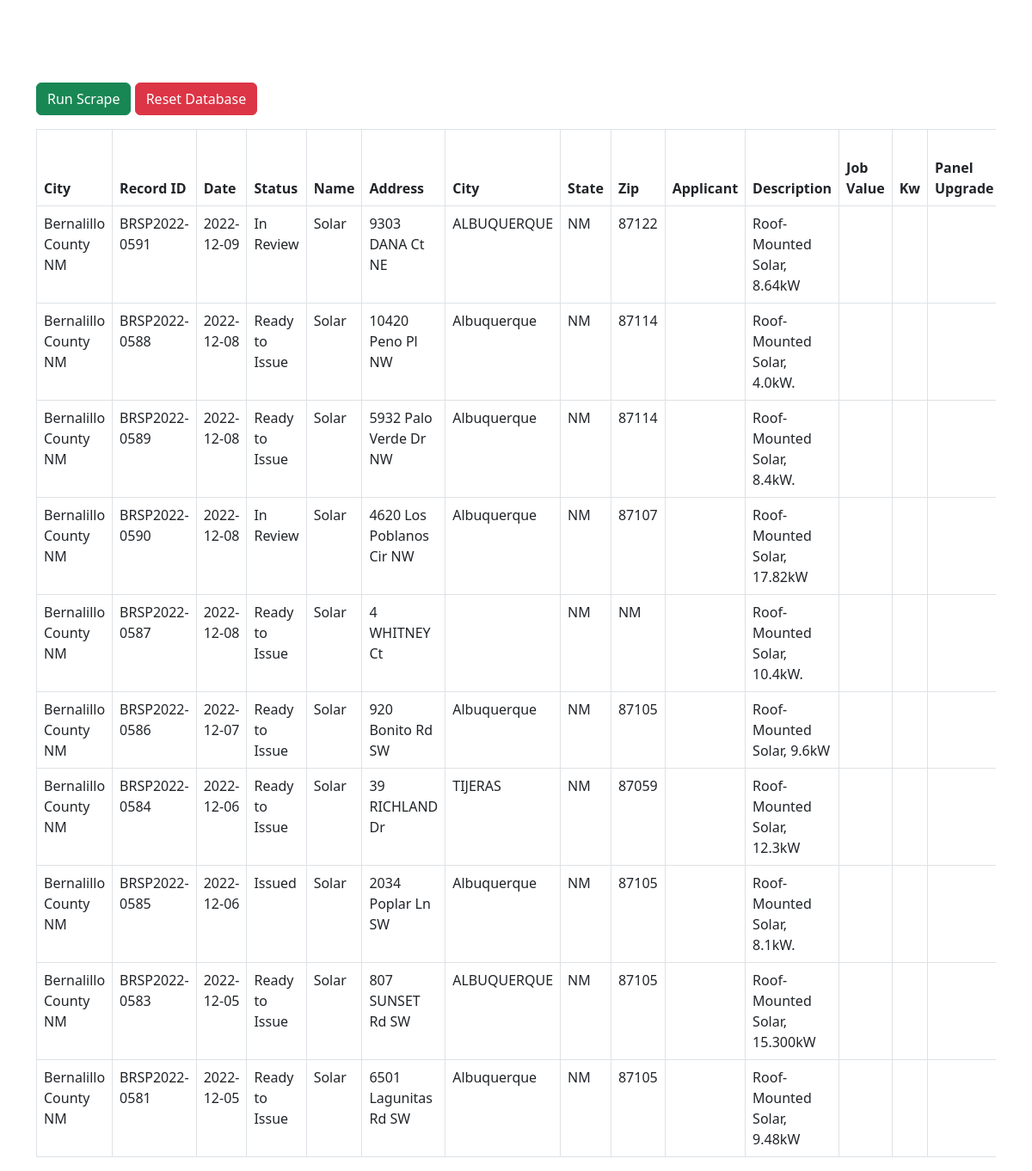
The page / on the database its author committed.
### app/models.py (models this page shows, shortened)
class UrlResults(models.Model):
    record_id = models.CharField(max_length=255, null=True)
    url = models.ForeignKey(Urls, models.RESTRICT)
    date_created = models.DateTimeField(auto_now_add=True)
    date = models.TextField(null=True, blank=True)
    status = models.TextField(null=True, blank=True)
    name = models.TextField(null=True, blank=True)
    address = models.TextField(null=True, blank=True)
    city = models.TextField(null=True, blank=True)
    state = models.TextField(null=True, blank=True)
    zip = models.TextField(null=True, blank=True)
    applicant = models.TextField(null=True, blank=True)
    description = models.TextField(null=True, blank=True)
    job_value = models.TextField(null=True, blank=True)
    kw = models.TextField(null=True, blank=True)
    panel_upgrade = models.TextField(null=True, blank=True)
    existing_solar_system = models.TextField(null=True, blank=True)
    utility_information = models.TextField(null=True, blank=True)
    total_cost = models.TextField(null=True, blank=True)

class Urls(models.Model):
    url = models.TextField()
    description = models.TextField(null=True, blank=True)
    date_created = models.DateTimeField(auto_now_add=True)
    is_active = models.BooleanField(default=True)

### app/views.py (the view, shortened to what this page needs)
# urls.py: path('', index_page, name='app-index-page'),
def index_page(request, action=None):
    try:
        today = datetime.now()
        context = {
            'data': UrlResults.objects.all()
        }
        if action is not None:
            if action == "reset-database":
                UrlResults.objects.all().delete()
                return redirect('app-index-page')
        else:
            return render(request, 'index.html', context)
    except Exception as e:
        return JsonResponse({'statusMsg': str(e)}, status=404)

### tags/tags.py (called while the page is built)
@register.simple_tag
def urls():
    return Urls.objects.filter(is_active=True).order_by('id')

### templates/index.html (shortened to what this page needs)
{% load tags %}
<!doctype html>
<html lang="en">
  <head>
    <link href="https://cdn.jsdelivr.net/npm/bootstrap@5.2.3/dist/css/bootstrap.min.css" rel="stylesheet">
    <link href="https://cdn.datatables.net/1.13.1/css/jquery.dataTables.min.css" rel="stylesheet">
    <link href="https://cdn.jsdelivr.net/npm/select2@4.1.0-rc.0/dist/css/select2.min.css" rel="stylesheet" />
  </head>
  <body>
    <div class="container mt-5">
      <button class="btn btn-success mb-3 mt-5" data-bs-toggle="modal" data-bs-target="#runScrapeModal">Run Scrape</button>
      <a class="btn btn-danger mb-3 mt-5" href="{% url 'app-index-page' action='reset-database' %}">Reset Database</a>
      <div class="table-responsive">
        <table class="table table-bordered" id="urls-table">
        <thead>
          <tr>
            <th>City</th>
            <th>Record ID</th>
            <th>Date</th>
            <th>Status</th>
            <th>Name</th>
            <th>Address</th>
            <th>City</th>
            <th>State</th>
            <th>Zip</th>
            <th>Applicant</th>
            <th>Description</th>
            <th>Job Value</th>
            <th>Kw</th>
            <th>Panel Upgrade</th>
          </tr>
        </thead>
        <tbody>
        {% for row in data %}
          <tr>
            <td>{{ row.url.description }}</td>
            <td>{{ row.record_id }}</td>
            <td>{% if row.date %} {{ row.date }} {% endif %}</td>
            <td>{% if row.status %} {{ row.status }} {% endif %}</td>
            <td>{% if row.name %} {{ row.name }} {% endif %}</td>
            <td>{% if row.address %} {{ row.address }} {% endif %}</td>
            <td>{% if row.city %} {{ row.city }} {% endif %}</td>
            <td>{% if row.state %} {{ row.state }} {% endif %}</td>
            <td>{% if row.zip %} {{ row.zip }} {% endif %}</td>
            <td>{% if row.applicant %} {{ row.applicant }} {% endif %}</td>
            <td>{% if row.description %} {{ row.description|truncatechars:50 }} {% endif %}</td>
            <td>{% if row.job_value %} {{ row.job_value }} {% endif %}</td>
            <td>{% if row.kw %} {{ row.kw }} {% endif %}</td>
            <td>{% if row.panel_upgrade %} {{ row.panel_upgrade }} {% endif %}</td>
          </tr>
        {% endfor %}
        </tbody>
      </table>
      </div>
    </div>
  </body>
</html>

### rows shown on the page
UrlResults: url.description "Bernalillo County NM", record_id "BRSP2022-0591", date "2022-12-09", status "In Review", name "Solar", address "9303 DANA Ct NE", city "ALBUQUERQUE", state "NM", zip "87122", description "Roof-Mounted Solar, 8.64kW"
UrlResults: url.description "Bernalillo County NM", record_id "BRSP2022-0588", date "2022-12-08", status "Ready to Issue", name "Solar", address "10420 Peno Pl NW", city "Albuquerque", state "NM", zip "87114", description "Roof-Mounted Solar, 4.0kW."
UrlResults: url.description "Bernalillo County NM", record_id "BRSP2022-0589", date "2022-12-08", status "Ready to Issue", name "Solar", address "5932 Palo Verde Dr NW", city "Albuquerque", state "NM", zip "87114", description "Roof-Mounted Solar, 8.4kW."
UrlResults: url.description "Bernalillo County NM", record_id "BRSP2022-0590", date "2022-12-08", status "In Review", name "Solar", address "4620 Los Poblanos Cir NW", city "Albuquerque", state "NM", zip "87107", description "Roof-Mounted Solar, 17.82kW"
UrlResults: url.description "Bernalillo County NM", record_id "BRSP2022-0587", date "2022-12-08", status "Ready to Issue", name "Solar", address "4 WHITNEY Ct", state "NM", zip "NM", description "Roof-Mounted Solar, 10.4kW."
UrlResults: url.description "Bernalillo County NM", record_id "BRSP2022-0586", date "2022-12-07", status "Ready to Issue", name "Solar", address "920 Bonito Rd SW", city "Albuquerque", state "NM", zip "87105", description "Roof-Mounted Solar, 9.6kW"
UrlResults: url.description "Bernalillo County NM", record_id "BRSP2022-0584", date "2022-12-06", status "Ready to Issue", name "Solar", address "39 RICHLAND Dr", city "TIJERAS", state "NM", zip "87059", description "Roof-Mounted Solar, 12.3kW"
UrlResults: url.description "Bernalillo County NM", record_id "BRSP2022-0585", date "2022-12-06", status "Issued", name "Solar", address "2034 Poplar Ln SW", city "Albuquerque", state "NM", zip "87105", description "Roof-Mounted Solar, 8.1kW."
UrlResults: url.description "Bernalillo County NM", record_id "BRSP2022-0583", date "2022-12-05", status "Ready to Issue", name "Solar", address "807 SUNSET Rd SW", city "ALBUQUERQUE", state "NM", zip "87105", description "Roof-Mounted Solar, 15.300kW"
UrlResults: url.description "Bernalillo County NM", record_id "BRSP2022-0581", date "2022-12-05", status "Ready to Issue", name "Solar", address "6501 Lagunitas Rd SW", city "Albuquerque", state "NM", zip "87105", description "Roof-Mounted Solar, 9.48kW"
